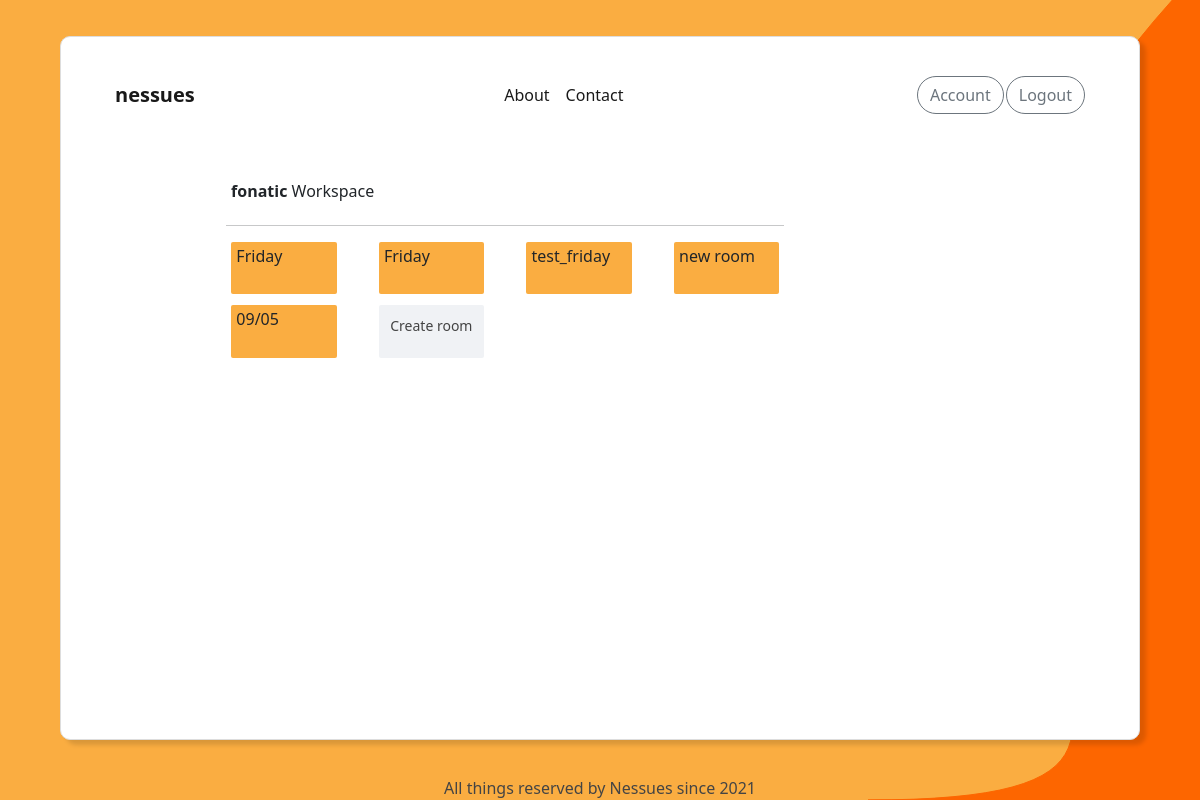
The page /rooms/ (signed in) on the database as committed earlier.
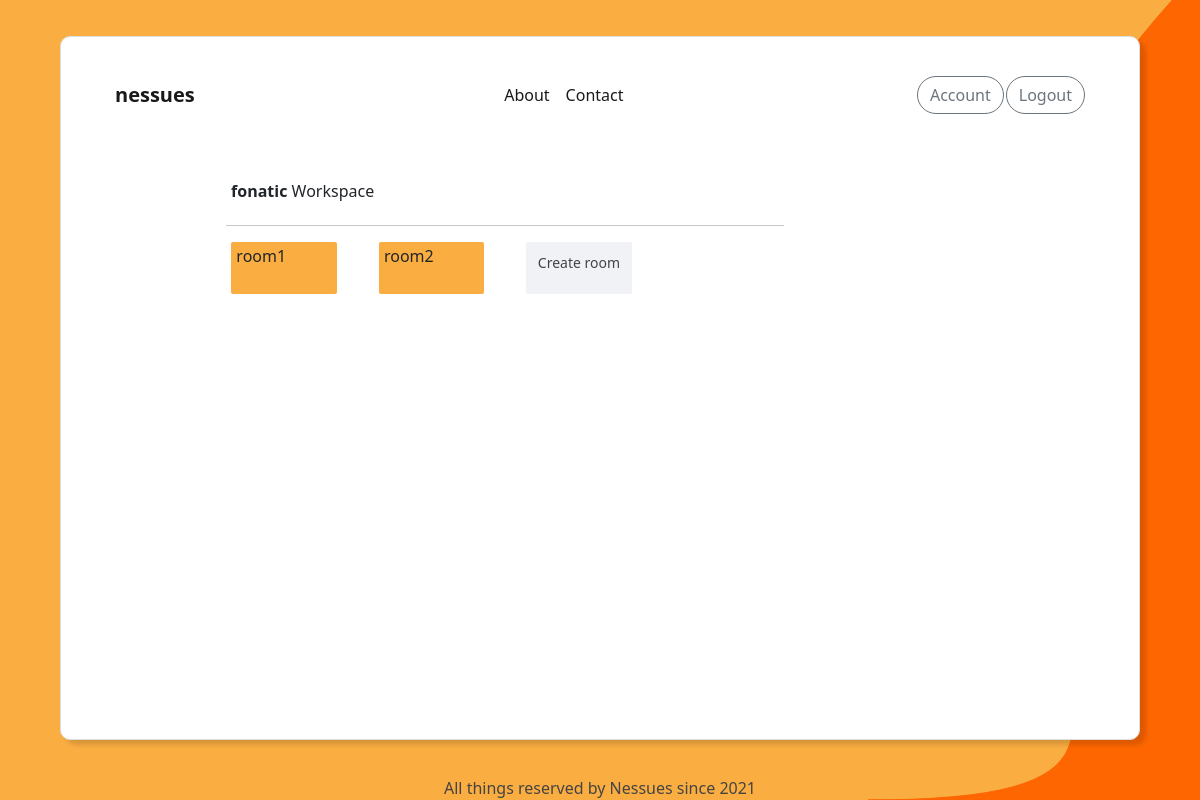
The same page on the database as committed later.
### nessues_app/models.py (models this page shows, shortened)
class Room(models.Model):
    id = models.AutoField(primary_key=True)
    name = models.CharField(max_length=21)
    date_created = models.DateField(auto_now_add=True)
    description = models.CharField(max_length=32, blank=True, null=True)
    owner = models.ForeignKey(
        User,
        on_delete=models.CASCADE
    )
    class Meta:
        ordering = ['id']

### nessues_app/views.py (the view, shortened to what this page needs)
# urls.py: path('rooms/', views.RoomsView.as_view(), name='rooms'),
class RoomsView(TemplateView):
    template_name = 'nessues_app/mono_rooms.html'
    title = 'rooms'
    create_room_class = CreateRoomForm
    def get(self, request, *args, **kwargs):
        available_rooms = Room.objects.filter(owner=self.request.user.id)
        create = self.create_room_class(initial={'owner': self.request.user.id})
        return render(request, self.template_name, {'title': self.title, 'available_rooms': available_rooms, 'create': create})

### templates/nessues_app/mono_rooms.html (shortened to what this page needs)
{% extends "base.html" %}
{% load widget_tweaks %}
{% block content %}
    <div class="workspace-nav">
        <p><b>{{ request.user }}</b> Workspace</p>
    </div>
    <hr style="width: 53%; margin-left: 14.5%;">
    <div class="container-monorooms-data">
        {% for data in available_rooms %}
            <a href="{% url 'tables' redirected_from='room' key_id=data.id %}">
                <div class="data_cubes">
                    <p>{{ data.name }}</p>
                </div>
            </a>
        {% endfor %}
        <a data-toggle="modal" data-target="#createRoomModal" class="createRoom">
            <div class="data_cubes new_room">
                <p class="create_new_room-text">Create room</p>
            </div>
        </a>
    </div>
{% endblock content %}

### templates/base.html (shortened to what this page needs)
{% load static %}
<!DOCTYPE html>
<html lang="en">
<head>
    <link href="https://cdn.jsdelivr.net/npm/bootstrap@5.0.0-beta3/dist/css/bootstrap.min.css" rel="stylesheet">
    <link rel="stylesheet" type="text/css" href="{% static '/css/base.css' %}">
</head>
<body>
    <div class="container-fluid home no_select">
        <div class="container-data">
            <nav class="navbar navbar-expand-lg navbar-light bg-transparent">
                <div class="container-fluid">
                    <a class="navbar-brand fw-bold" href="/">nessues</a>
                    <div class="collapse navbar-collapse justify-content-center" id="navbarNavAltMarkup">
                        <div class="navbar-nav">
                            <a class="nav-link active" href="{% url 'about' %}">About</a>
                            <a class="nav-link active" href="#">Contact</a>
                        </div>
                    </div>
                    {% if user.is_authenticated %}
                        <a class="btn btn-outline-secondary rounded-pill" style="margin-right: 1px;" href="{% url 'account' %}">Account</a>
                        <a class="btn btn-outline-secondary rounded-pill" style="margin-left: 1px;" href="{% url 'logout' %}">Logout</a>
                    {% else %}
                        <a class="btn btn-outline-secondary rounded-pill" style="margin-right: 1px;" href="{% url 'login' %}">Sign in</a>
                        <a class="btn btn-outline-secondary rounded-pill" style="margin-left: 1px;" href="{% url 'register' %}">Sign up</a>
                    {% endif %}
                </div>
            </nav>
        </div>
        {% block content %}{% endblock content %}
    </div>
    <div class="footer">
        All things reserved by Nessues since 2021
    </div>
</body>
</html>

### static/css/base.css (style rules this page uses)
html, body { background-color: #FAAD41; height: 95%; width: 100%; }
a { text-decoration: none; color: inherit; }
.container-fluid.home { position: relative; background: #ffffff; box-shadow: 6px 5px 4px rgba(0, 0, 0, 0.13); border: 1px solid #dddddd; border-radius: 10px; width: 90%; height: 97.5%; margin-top: 3%; }
.container-data { padding: 30px; }
.workspace-nav { display: flex; flex-direction: row; justify-content: space-between; margin-top: 2.5%; margin-right: 18%; margin-bottom: -1%; padding-inline: 15%; }
.container-monorooms-data { display: grid; grid-template-columns: 25% 25% 25% 25%; text-align: center; gap: 10%; margin-right: 30%; padding-inline: 15%; }
.data_cubes { text-align: left; padding-top: 2%; padding-left: 5%; padding-bottom: 10%; cursor: pointer; background: #FAAD41; border-radius: 2px; width: 100%; height: 100%; }
.data_cubes.new_room { background-color: #F0F2F5; text-align: center; padding-top: 10%; padding-left: 0%; padding-bottom: 2%; }
.create_new_room-text { font-size: 14px; font-weight: lighter; color: #434343; }
.footer { position: fixed; left: 0; right: 0; bottom: 0; width: 100%; color: #444444; text-align: center; }
.no_select { -webkit-touch-callout: none; -webkit-user-select: none; -khtml-user-select: none; -moz-user-select: none; -ms-user-select: none; user-select: none; }

Rows that differ between the two databases and show on the page:
removed Room: name "Friday"
removed Room: name "Friday"
removed Room: name "test_friday"
removed Room: name "new room"
removed Room: name "09/05"
added Room: name "room1"
added Room: name "room2"
